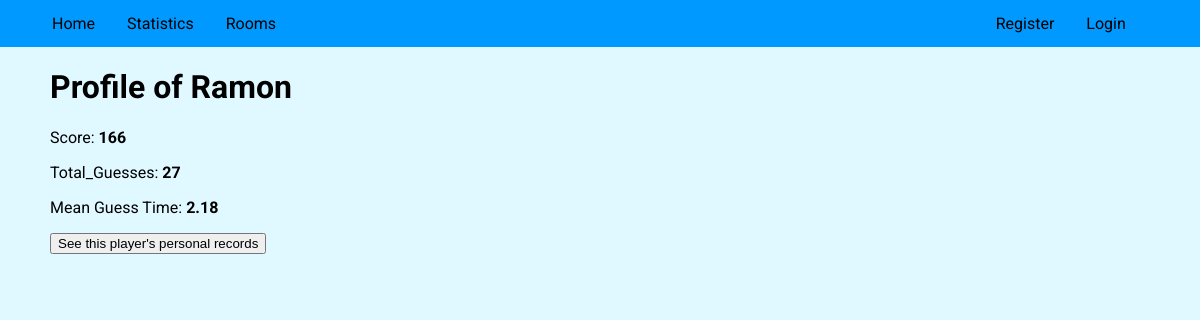
Page /profile/Ramon on the committed database.
### tables this page shows
CREATE TABLE users (userID integer PRIMARY KEY, username text, password text, Score integer DEFAULT 0, Time float DEFAULT 0, Guess_Count integer DEFAULT 0, MGT float DEFAULT 0);

### app.py (the view)
@app.route('/profile/<user>')
def profile(user):
    Database = db.execute("SELECT * FROM users WHERE username = ?", (user,))  # Pass a tuple (user,)
    if Database:  # Checking if Database is not empty
        return render_template("profile.html", Database=Database[0], rooms=all_rooms, username=session.get("username", "guest"))
    else:
        return redirect("/")

### template/profile.html (shortened to what this page needs)
{% extends "layout.html" %}
{% block body %}
<div class = 'temp'>
    <h1>Profile of {{Database.username}}</h1>
    <p>Score: <b>{{Database.Score}}</b></p>
    <p>Total_Guesses: <b>{{Database.Guess_Count}}</b></p>
    <p>Mean Guess Time: <b>{{Database.MGT}}</b></p>
    <a href="/records/{{Database.username}}/Billion" class="button-link">
        <button type="button">See this player's personal records</button>
    </a>
</div>
{% endblock %}

### static/styles.css (style rules this page uses)
.temp { padding-left: 50px; }
html { font-size: 100%; box-sizing: border-box; }
*, *::before, *::after { box-sizing: inherit; }
body { margin: 0; padding: 0; background: #e0f8ff; font-family: 'Roboto', sans-serif; }
* { box-sizing:border-box }

### rows in the picture
users: username "Ramon", Score "166", Guess_Count "27", MGT "2.18"
